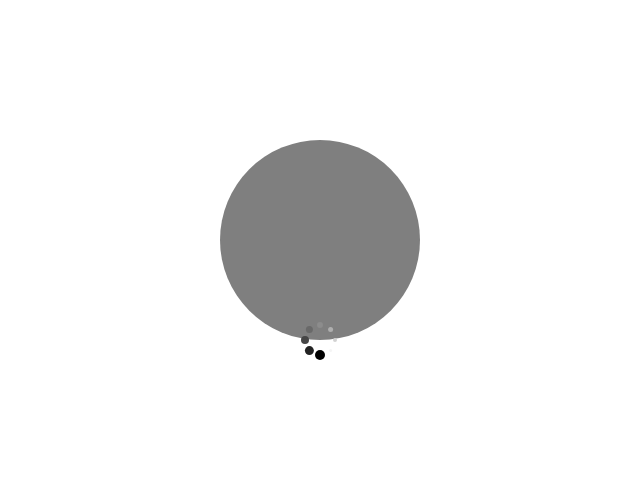
Frame 1 (no input)
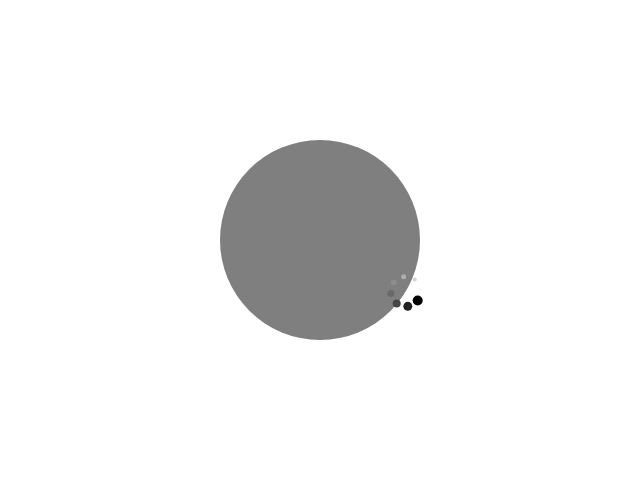
Frame 60 (no input)
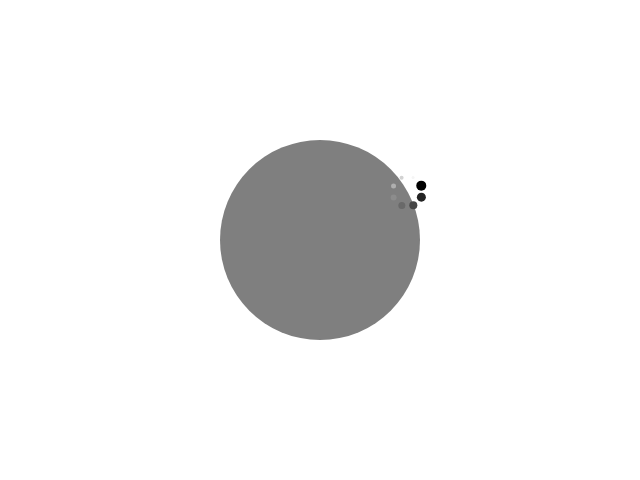
Frame 120 (the mouse pressed at the canvas centre since frame 60)

The p5.js sketch that drew these frames (run headless with seeded random() and noise() and a simulated clock; from frame 60 on, the mouse is pressed at the canvas centre):

// p5.js sketch
// ── sketch.js
let angle1 = 0;                 // 大きな円上の角度
let r1 = 100;                   // 円周(大)の半径
let angle2 = 0;                 // 小さな円上の角度
let r2 = 15;                    // 円周（小）の半径

function setup() {
    createCanvas(640, 480);
    noStroke();
}
 
function draw() {
    background(255);
    push();                // 座標をcanvasの中心にするため一時的に保存
    translate(width / 2, height / 2);
    fill(127);
    ellipse(0, 0, r1 * 2, r1 * 2); // 円周（大）の描画
    x = sin(radians(angle1)) * r1; // 円周上（大）のX座標の位置
    y = cos(radians(angle1)) * r1; // 円周上（大）のY座標の位置
    push();                        // 座標を円周上（大）の(X,Y)座標にするため一時的に保存
    translate(x, y);            
    for (let i = 0; i < 8; i++) {
        x = sin(radians(angle2 - (i * 45))) * r2; // 円周上のX座標の位置
        y = cos(radians(angle2 - (i * 45))) * r2; // 円周上のY座標の位置
        fill(35 * i);
        ellipse(x, y, 10 - i, 10 - i); // アニメーションする円の描画
    }
    pop();
    angle2 += 7;
    pop();
    angle1 += 1;
}
